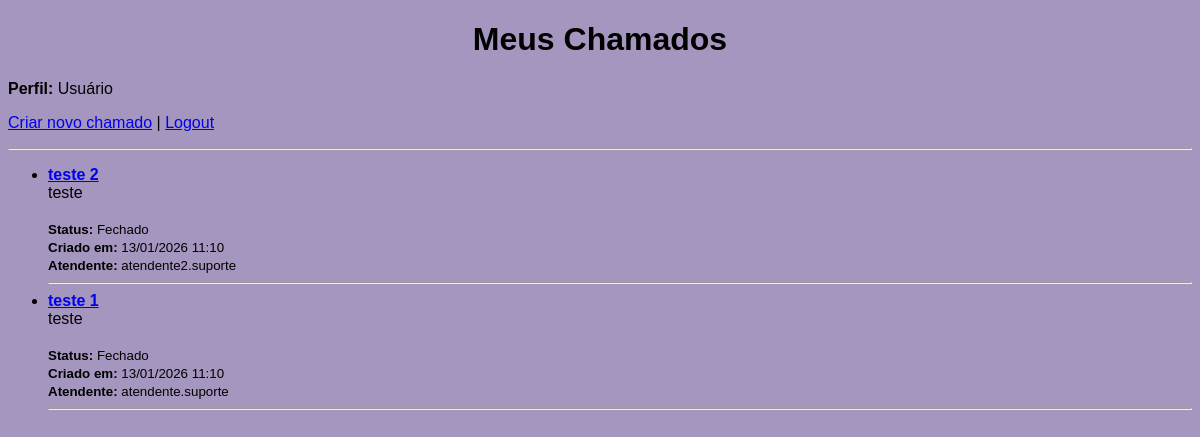
The app's page /meus-chamados (signed in), older data.
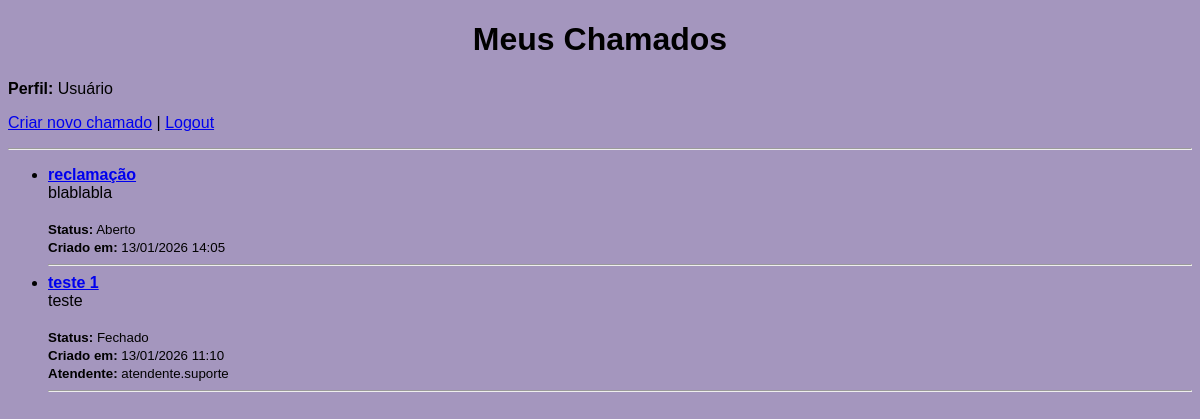
The same page, newer data.
### tables this page shows
CREATE TABLE tickets (
    id INTEGER PRIMARY KEY AUTOINCREMENT, -- ID único do chamado (auto incremento)

    titulo TEXT NOT NULL,                 -- Título do chamado
    descricao TEXT NOT NULL,              -- Descrição do problema

    status TEXT NOT NULL,                 -- Status do ticket: Aberto | Em andamento | Fechado

    user_id INTEGER NOT NULL,             -- ID do usuário que criou o chamado

    attendant_id INTEGER,                 -- ID do atendente responsável (pode ser NULL)

    created_at TEXT NOT NULL,             -- Data/hora de criação do chamado

    started_at TEXT,                      -- Data/hora de início do atendimento (pode ser NULL)
    closed_at TEXT,                       -- Data/hora de fechamento (pode ser NULL)

    is_hidden INTEGER NOT NULL,           -- 0 = visível | 1 = oculto (soft delete)

    hidden_by INTEGER,                    -- ID de quem ocultou (atendente/admin)
    hidden_at TEXT                        -- Data/hora que foi ocultado
);

CREATE TABLE users (
    id INTEGER PRIMARY KEY AUTOINCREMENT,
    username TEXT NOT NULL UNIQUE,
    email TEXT,
    senha TEXT NOT NULL,
    is_admin INTEGER NOT NULL
);

### app.py (the view)
@app.route('/meus-chamados')
def meus_chamados():
    if 'user_id' not in session:
        return redirect(url_for('login'))
    conn = get_db_connection()
    cursor = conn.cursor()
    cursor.execute("""
        SELECT
            tickets.id,
            tickets.titulo,
            tickets.descricao,
            tickets.status,
            tickets.created_at,
            tickets.started_at,
            tickets.closed_at,
            tickets.is_hidden,
            creator.username,
            attendant.username,
            hider.username,
            tickets.hidden_at
        FROM tickets
        JOIN users AS creator ON tickets.user_id = creator.id
        LEFT JOIN users AS attendant ON tickets.attendant_id = attendant.id
        LEFT JOIN users AS hider ON tickets.hidden_by = hider.id
        WHERE tickets.is_hidden = 0
          AND tickets.user_id = ?
        ORDER BY tickets.id DESC
    """, (session['user_id'],))
    tickets = cursor.fetchall()
    conn.close()
    return render_template('meus_chamados.html', tickets=tickets)

### app.py (called while the page is built)
def get_db_connection():
    conn = sqlite3.connect('database.db')
    return conn

### templates/meus_chamados.html (shortened to what this page needs)
<!DOCTYPE html>
<html lang="pt-br">
<head>
    <link rel="stylesheet" href="{{ url_for('static', filename='style.css') }}">
</head>
<body>
<h1>Meus Chamados</h1>
<p><strong>Perfil:</strong> Usuário</p>
<p>
    <a href="{{ url_for('create_ticket') }}">Criar novo chamado</a> |
    <a href="{{ url_for('logout') }}">Logout</a>
</p>
<hr>
{% if tickets %}
<ul>
    {% for ticket in tickets %}
        <li>
            <strong>
                <a href="{{ url_for('ticket_detail', ticket_id=ticket[0]) }}">
                    {{ ticket[1] }}
                </a>
            </strong><br>
            {{ ticket[2] }}<br><br>
            <small>
                <strong>Status:</strong> {{ ticket[3] }}<br>
                <strong>Criado em:</strong> {{ ticket[4] }}<br>
                {% if ticket[9] %}
                    <strong>Atendente:</strong> {{ ticket[9] }}<br>
                {% endif %}
            </small>
        </li>
        <hr>
    {% endfor %}
</ul>
{% else %}
<p>Você ainda não criou nenhum chamado.</p>
{% endif %}
</body>
</html>

### static/style.css (style rules this page uses)
body { font-family: Arial, Helvetica, sans-serif; background-color: rgb(164, 150, 190); }
h1 { text-align: center; }

Row changes from the older to the newer data that the page shows:
no longer on this page (row edited): tickets: titulo "teste 2", descricao "teste", status "Fechado", created_at "13/01/2026 11:10", username "atendente2.suporte"
added tickets: titulo "reclamação", descricao "blablabla", status "Aberto", created_at "13/01/2026 14:05"
